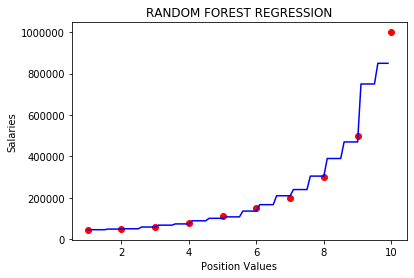

Write the Python code that produced this figure.
# -*- coding: utf-8 -*-
"""
Created on Thu Jun 11 21:26:42 2020

@author: Rahul Kumar
"""

import matplotlib.pyplot as plt
import pandas as pd
import numpy as np
from sklearn.ensemble import RandomForestRegressor

dataset = pd.read_csv('Position_Salaries.csv')
x = dataset.iloc[:, 1:-1].values
y = dataset.iloc[:, -1].values

regressor = RandomForestRegressor(n_estimators=10, random_state=0)
regressor.fit(x, y)

x_grid = np.arange(min(x), max(x), 0.1)
x_grid = x_grid.reshape(len(x_grid), 1)
plt.scatter(x, y, color='red')
plt.plot(x_grid, regressor.predict(x_grid), color='blue')
plt.title('RANDOM FOREST REGRESSION')
plt.xlabel('Position Values')
plt.ylabel('Salaries')
plt.show()
